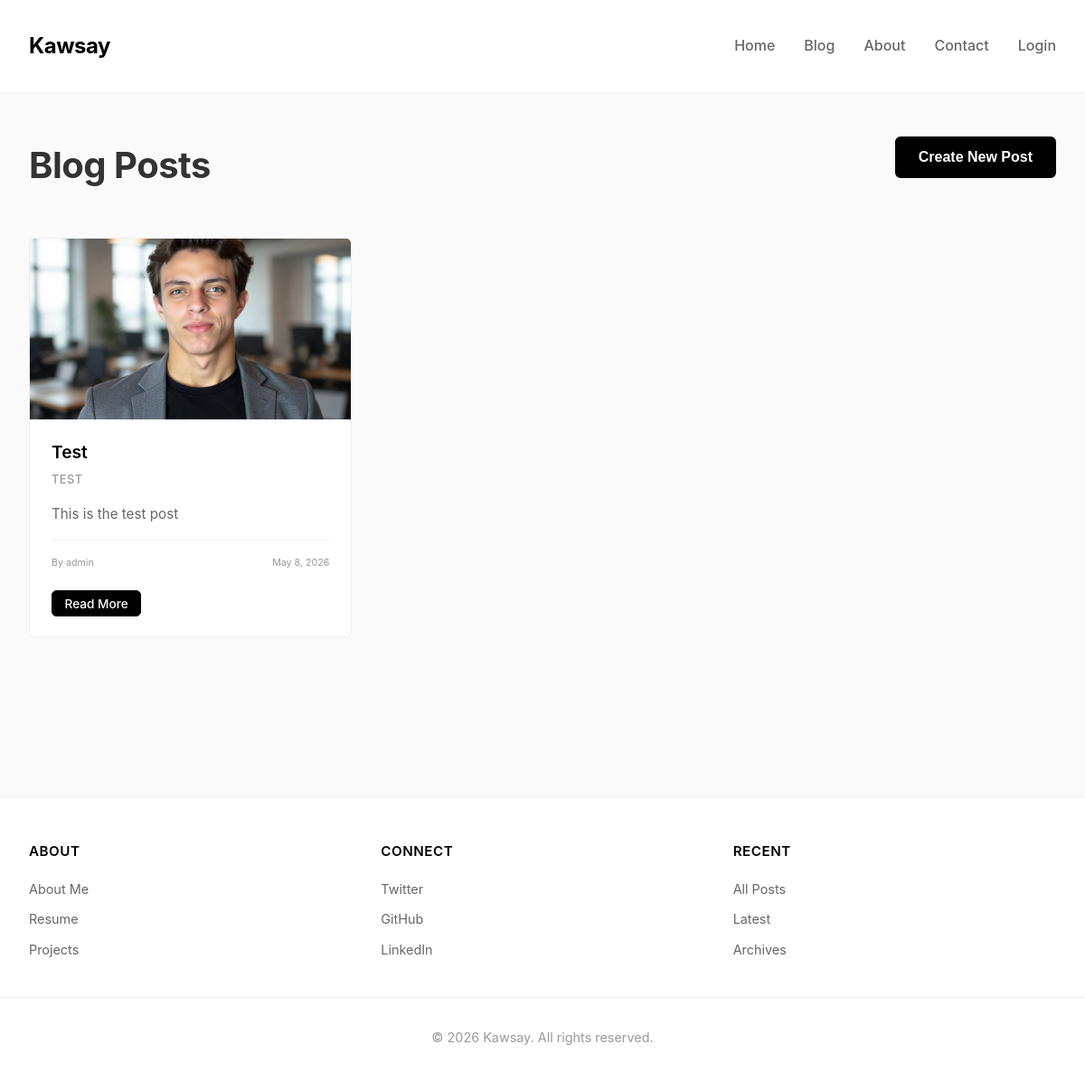
Page /blog/ on the earlier database version.
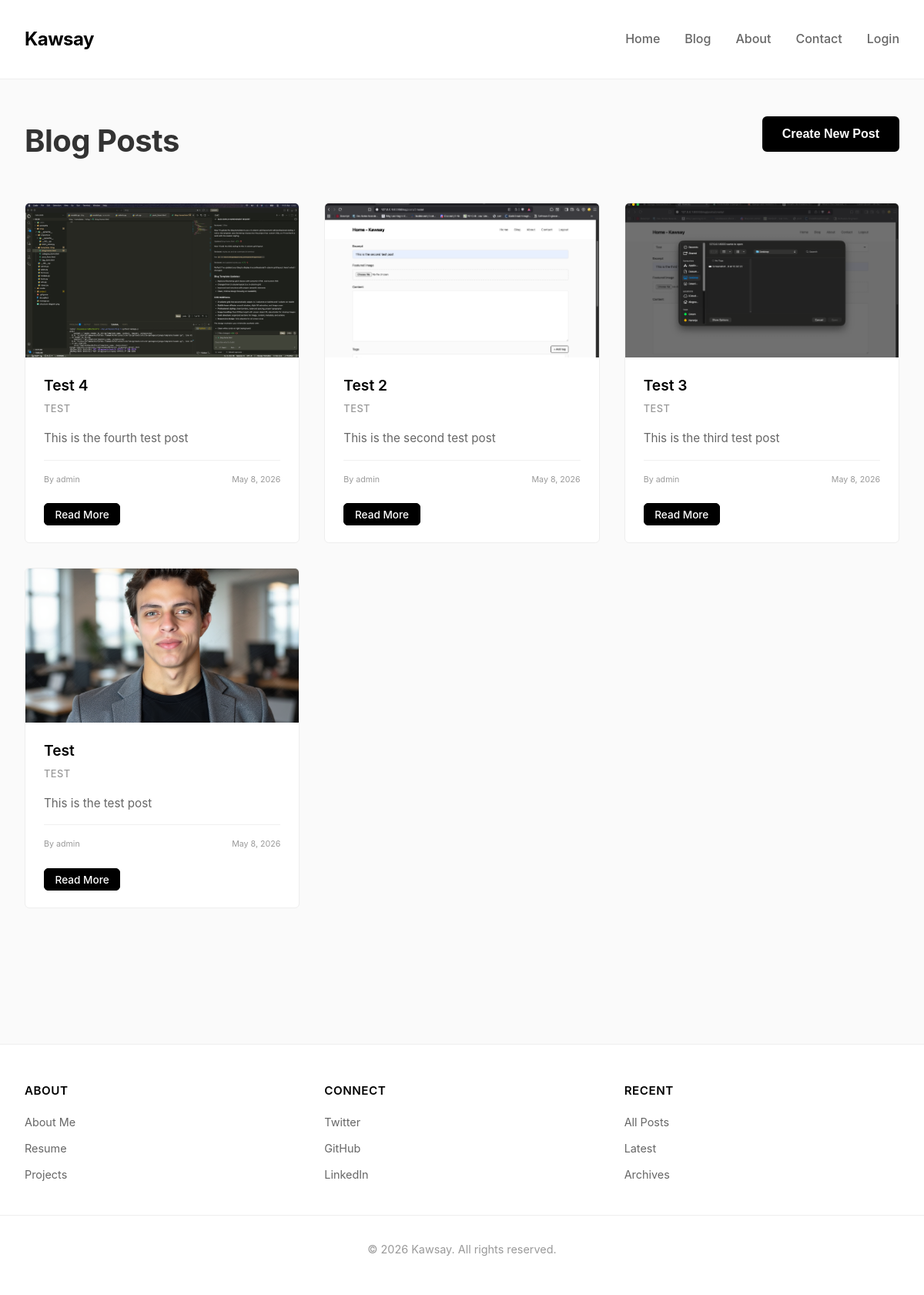
Same page on the later database version.
### blog/models.py (models this page shows, shortened)
class Post(models.Model):
    author = models.ForeignKey(settings.AUTH_USER_MODEL, on_delete=models.CASCADE, related_name="posts")
    category = models.ForeignKey(Category, on_delete=models.CASCADE, related_name= "posts")
    title = models.CharField(max_length=100)
    featured_image = models.ImageField(upload_to="posts/featured/", blank=True, null=True)
    tags = models.ManyToManyField("Tag", related_name="posts", blank=True)
    slug = models.SlugField(unique=True, max_length=100, blank=True)
    excerpt = models.CharField(max_length=300)
    content = models.TextField()
    published_at = models.DateField(null=True, blank=True)
    created_at = models.DateField(auto_now_add=True)
    updated_at = models.DateField(auto_now=True)
    class Meta:
        ordering = ['-published_at', '-created_at']
        verbose_name_plural = "Posts"

class Category(models.Model):
    name = models.CharField(max_length=100)
    slug = models.SlugField(unique=True, max_length=100, blank=True)
    description = models.CharField(max_length=300)
    created_at = models.DateField(auto_now_add=True)
    class Meta:
        verbose_name_plural = "Categories"
        ordering = ['name']

### blog/views.py (the view)
# urls.py: path('', views.blog_home, name='blog-home'),
def blog_home(request):
    posts = Post.objects.all()
    total_posts = Post.objects.count()
    return render(request, 'blog/blog-home.html', {"posts": posts, "total_posts": total_posts})

### blog/templates/blog/blog-home.html
{% extends 'base.html' %}
{% block content %}
<div class="blog-section">
    <div class="blog-header">
        <div>
            <h1>Blog Posts</h1>
        </div>
        <div>
            <a href="{% url 'create-post' %}">
                <button class="btn btn-primary">Create New Post</button>
            </a>
        </div>
    </div>
    {% if posts %}
        <div class="blog-grid">
            {% for post in posts %}
                <article class="blog-card">
                    <div class="blog-card-image">
                        {% if post.featured_image %}
                            <img src="{{ post.featured_image.url }}" alt="{{ post.title }}">
                        {% else %}
                            <div class="blog-card-image-placeholder">
                                <span>No Image</span>
                            </div>
                        {% endif %}
                    </div>
                    <div class="blog-card-content">
                        <h3 class="blog-card-title">{{ post.title }}</h3>
                        <p class="blog-card-category">{{ post.category.name }}</p>
                        <p class="blog-card-excerpt">{{ post.excerpt }}</p>
                        <div class="blog-card-meta">
                            <small class="blog-card-author">By {{ post.author.username }}</small>
                            <small class="blog-card-date">{{ post.created_at }}</small>
                        </div>
                    </div>
                    <div class="blog-card-footer">
                        <a href="{% url 'post-detail' post.slug %}" class="btn btn-sm btn-primary">Read More</a>
                    </div>
                </article>
            {% endfor %}
        </div>
    {% else %}
        <div class="blog-empty-state">
            No posts yet. Create your first post!
        </div>
    {% endif %}
</div>
{% endblock %}

### project/templates/base.html (shortened to what this page needs)
{% load static %}
<!DOCTYPE html>
<html lang="en">
<head>
    <link rel="stylesheet" href="{% static 'css/styles.css' %}">
</head>
<body>
    <header>
        <nav>
            <a href="/" class="logo">Kawsay</a>
            <ul class="nav-links">
                <li><a href="/">Home</a></li>
                <li><a href="/blog/">Blog</a></li>
                <li><a href="#about">About</a></li>
                <li><a href="#contact">Contact</a></li>
                {% if user.is_authenticated %}
                    {% comment %} <li><a href="{% url 'logout' %}">Logout</a></li> {% endcomment %}
                    <li>
                        <form method="POST" action="{% url 'logout' %}">
                            {% csrf_token %}
                            <button type="submit">Logout</button>
                        </form>
                    </li>
                {% else %}
                    <li><a href="{% url 'login' %}">Login</a></li>
                {% endif %}
            </ul>
        </nav>
    </header>
    <main>
        {% block content %}{% endblock %}
    </main>
    <footer>
        <div class="footer-content">
            <div class="footer-section">
                <h3>About</h3>
                <ul>
                    <li><a href="#about">About Me</a></li>
                    <li><a href="#resume">Resume</a></li>
                    <li><a href="#projects">Projects</a></li>
                </ul>
            </div>
            <div class="footer-section">
                <h3>Connect</h3>
                <ul>
                    <li><a href="#">Twitter</a></li>
                    <li><a href="#">GitHub</a></li>
                    <li><a href="#">LinkedIn</a></li>
                </ul>
            </div>
            <div class="footer-section">
                <h3>Recent</h3>
                <ul>
                    <li><a href="/blog/">All Posts</a></li>
                    <li><a href="/blog/">Latest</a></li>
                    <li><a href="/blog/">Archives</a></li>
                </ul>
            </div>
        </div>
        <div class="footer-bottom">
            <p>&copy; 2026 Kawsay. All rights reserved.</p>
        </div>
    </footer>
</body>
</html>

### project/static/css/styles.css (style rules this page uses)
* { margin: 0; padding: 0; box-sizing: border-box; }
body { font-family: -apple-system, BlinkMacSystemFont, 'Segoe UI', Roboto, 'Helvetica Neue', Arial, sans-serif; background-color: #fafafa; color: #333; line-height: 1.6; }
header { background-color: #fff; border-bottom: 1px solid #eee; padding: 2rem 0; position: sticky; top: 0; z-index: 100; }
nav { max-width: 1200px; margin: 0 auto; padding: 0 2rem; display: flex; justify-content: space-between; align-items: center; }
.logo { font-size: 1.5rem; font-weight: 700; color: #000; text-decoration: none; letter-spacing: -0.5px; }
.nav-links { display: flex; list-style: none; gap: 2rem; }
.nav-links a { text-decoration: none; color: #666; font-weight: 500; transition: color 0.3s ease; }
.nav-links li { display: flex; align-items: center; }
main { max-width: 1200px; margin: 0 auto; padding: 0 2rem; }
footer { background-color: #fff; border-top: 1px solid #eee; padding: 3rem 0; margin-top: 5rem; }
.footer-content { max-width: 1200px; margin: 0 auto; padding: 0 2rem; display: grid; grid-template-columns: repeat(auto-fit, minmax(250px, 1fr)); gap: 2rem; }
.footer-section h3 { font-size: 0.95rem; font-weight: 600; margin-bottom: 1rem; text-transform: uppercase; letter-spacing: 0.5px; color: #000; }
.footer-section ul { list-style: none; }
.footer-section ul li { margin-bottom: 0.5rem; }
.footer-section a { color: #666; text-decoration: none; font-size: 0.9rem; transition: color 0.3s ease; }
.footer-bottom { text-align: center; margin-top: 2rem; padding-top: 2rem; border-top: 1px solid #eee; color: #999; font-size: 0.9rem; }
.btn { padding: 0.75rem 1.5rem; border-radius: 0.375rem; text-decoration: none; font-weight: 600; transition: all 0.3s ease; border: 2px solid; cursor: pointer; font-size: 1rem; }
.btn-primary { background-color: #000; color: #fff; border-color: #000; }
.btn-sm { padding: 0.35rem 0.85rem; font-size: 0.85rem; font-weight: 500; border-width: 1.5px; }
.blog-section { padding: 3rem 0; }
.blog-header { display: flex; justify-content: space-between; align-items: flex-start; margin-bottom: 3rem; gap: 2rem; }
.blog-header h1 { font-size: 2.5rem; font-weight: 700; letter-spacing: -0.5px; margin: 0; }
.blog-grid { display: grid; grid-template-columns: repeat(3, 1fr); gap: 2rem; margin-bottom: 3rem; }
.blog-card { background-color: #fff; border: 1px solid #eee; border-radius: 0.375rem; overflow: hidden; display: flex; flex-direction: column; transition: all 0.3s ease; height: 100%; }
.blog-card-image { width: 100%; height: 200px; overflow: hidden; background-color: #f5f5f5; }
.blog-card-image img { width: 100%; height: 100%; object-fit: cover; transition: transform 0.3s ease; }
.blog-card-content { padding: 1.5rem; flex-grow: 1; display: flex; flex-direction: column; }
.blog-card-title { font-size: 1.2rem; font-weight: 600; margin: 0 0 0.5rem 0; line-height: 1.3; color: #000; }
.blog-card-category { font-size: 0.8rem; color: #999; text-transform: uppercase; letter-spacing: 0.5px; margin: 0 0 1rem 0; font-weight: 500; }
.blog-card-excerpt { font-size: 0.95rem; color: #666; line-height: 1.5; margin: 0 0 1rem 0; flex-grow: 1; display: -webkit-box; line-clamp: 2; -webkit-line-clamp: 2; -webkit-box-orient: vertical; overflow: hidden; }
.blog-card-meta { display: flex; justify-content: space-between; align-items: center; padding-top: 1rem; border-top: 1px solid #f0f0f0; font-size: 0.8rem; color: #999; }
.blog-card-author, .blog-card-date { margin: 0; }
.blog-card-footer { padding: 0 1.5rem 1.5rem 1.5rem; }

Differences in the rows shown:
added Post: featured_image (picture), title "Test 4", category.name "TEST", excerpt "This is the fourth test post", author.username "admin", created_at "May 8, 2026"
added Post: featured_image (picture), title "Test 2", category.name "TEST", excerpt "This is the second test post", author.username "admin", created_at "May 8, 2026"
added Post: featured_image (picture), title "Test 3", category.name "TEST", excerpt "This is the third test post", author.username "admin", created_at "May 8, 2026"
